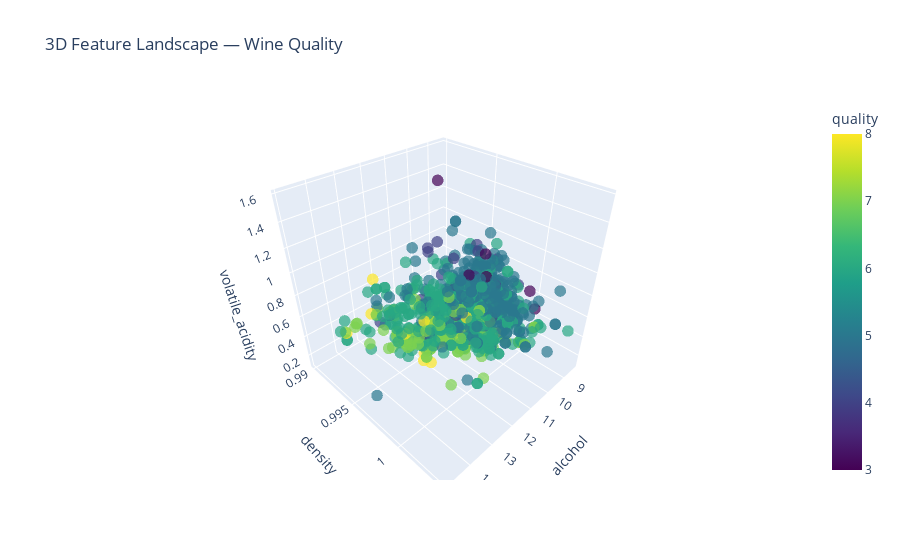

Notebook cell for this chart:
### Code cell
top3 = ['alcohol', 'density', 'volatile_acidity']
fig = px.scatter_3d(
    df, 
    x=top3[0], y=top3[1], z=top3[2],
    color='quality',
    color_continuous_scale='Viridis',
    opacity=0.7,
    title='3D Feature Landscape — Wine Quality'
)
fig.update_traces(marker=dict(size=4))
fig.show()

### Figure 1 — Plotly figure (JSON) as saved in the notebook; plotly's stock layout.template omitted (floating-point values rounded to 4 significant figures; data arrays with more than 128 entries replaced by an {"elided": "..."} marker saying what was removed)
{"data": [{"hovertemplate": "alcohol=%{x}<br>density=%{y}<br>volatile_acidity=%{z}<br>quality=%{marker.color}<extra></extra>", "legendgroup": "", "marker": {"color": {"elided": "1143 int values"}, "coloraxis": "coloraxis", "opacity": 0.7, "size": 4, "symbol": "circle"}, "mode": "markers", "name": "", "scene": "scene", "showlegend": false, "type": "scatter3d", "x": {"elided": "1143 float values"}, "y": {"elided": "1143 float values"}, "z": {"elided": "1143 float values"}}], "layout": {"coloraxis": {"colorbar": {"title": {"text": "quality"}}, "colorscale": [[0, "#440154"], [0.1111, "#482878"], [0.2222, "#3e4989"], [0.3333, "#31688e"], [0.4444, "#26828e"], [0.5556, "#1f9e89"], [0.6667, "#35b779"], [0.7778, "#6ece58"], [0.8889, "#b5de2b"], [1, "#fde725"]]}, "legend": {"tracegroupgap": 0}, "scene": {"domain": {"x": [0, 1], "y": [0, 1]}, "xaxis": {"title": {"text": "alcohol"}}, "yaxis": {"title": {"text": "density"}}, "zaxis": {"title": {"text": "volatile_acidity"}}}, "title": {"text": "3D Feature Landscape — Wine Quality"}}}
